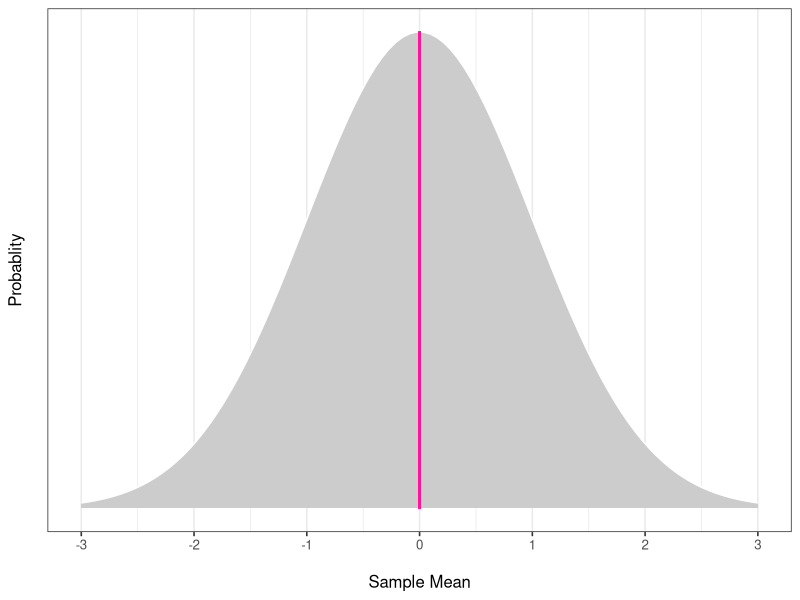
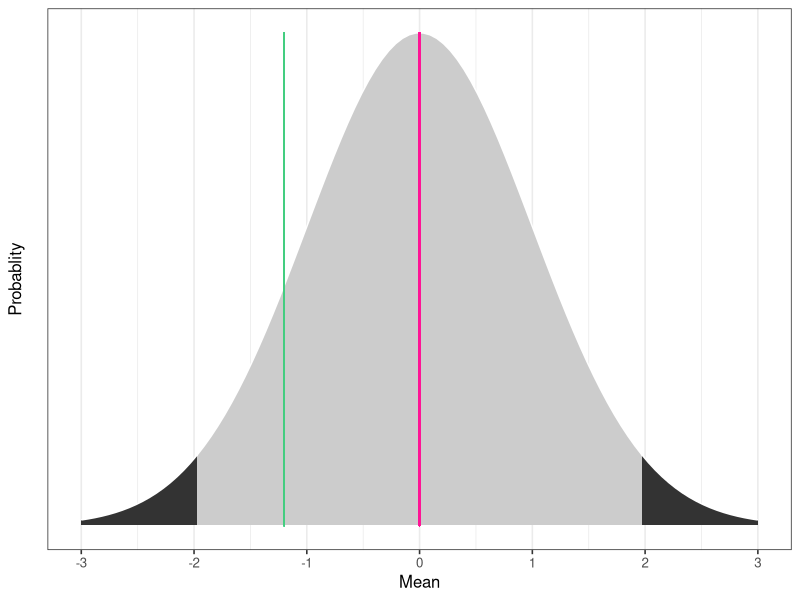
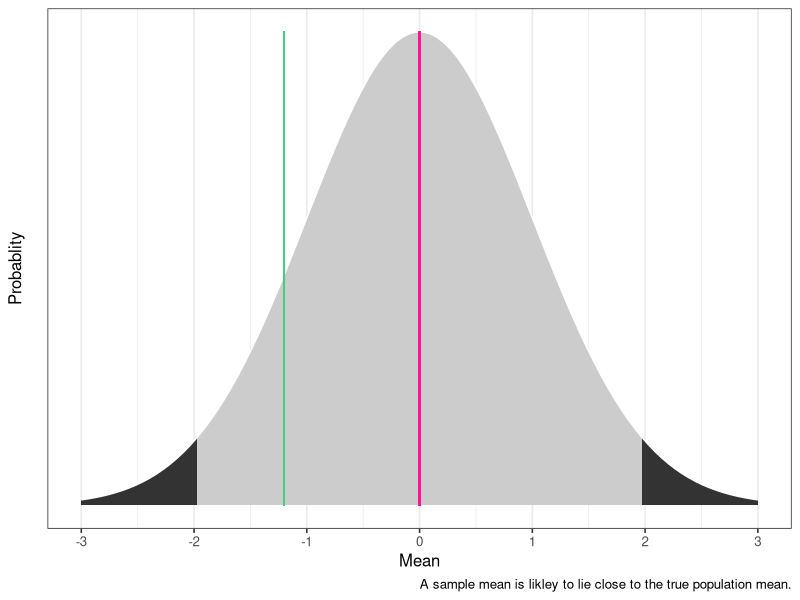

These charts were generated, in order, by the following R code:
library(ggplot2)
library(ggthemes)
library(ggrepel)
library(dplyr)


##############################
# Regular normal distrubtion #
##############################

norm_data <-
  data_frame(
    x = seq(-3, 3, length.out = 100),
    y = dnorm(x)
  ) 

ggplot(norm_data) +
  aes(x = x, y = y) +
  geom_density(stat = 'identity', fill = 'grey80', colour = 'white') +
  geom_segment(aes(x = 0, xend = 0,
                   y = 0, yend = 0.3987592),
                   colour = 'deeppink',
                   lineend = 'round') +
  scale_x_continuous(breaks = -3:3) +
  scale_y_continuous(breaks = NULL) +
  labs(x = '\nSample Mean', y = 'Probablity\n') +
  theme_bw(base_size = 12) 

#######################
# Confience Intervals #
#######################


ggplot(norm_data) +
  aes(x = x, y = y) +
  geom_density(stat = 'identity', fill = 'grey80', colour = 'white') +
  geom_density(data = filter(norm_data, x < -1.96),
               stat = 'identity', fill = 'grey20', colour = 'white') +
  geom_density(data = filter(norm_data, x > 1.96),
               stat = 'identity', fill = 'grey20', colour = 'white') +
  geom_segment(aes(x = 0, xend = 0,
                   y = 0, yend = 0.3987592),
               colour = 'deeppink',
               lineend = 'round') +
  geom_segment(aes(x = -1.2, xend = -1.2,
                   y = 0, yend = 0.3987592),
               colour = 'seagreen3',
               lineend = 'round') +
  scale_x_continuous(breaks = -3:3) +
  scale_y_continuous(breaks = NULL) +
  labs(x = 'Mean', y = 'Probablity\n') +
  theme_bw(base_size = 12) 


norm_data <-
  data_frame(
    x = seq(-3, 3, length.out = 100),
    y = dnorm(x)
  ) 


ggplot(norm_data) +
  aes(x = x, y = y) +
  geom_density(stat = 'identity', fill = 'grey80', colour = 'white') +
  geom_density(data = filter(norm_data, x < -1.96),
               stat = 'identity', fill = 'grey20', colour = 'white') +
  geom_density(data = filter(norm_data, x > 1.96),
               stat = 'identity', fill = 'grey20', colour = 'white') +
  geom_segment(aes(x = 0, xend = 0,
                   y = 0, yend = 0.3987592),
               colour = 'deeppink',
               lineend = 'round') +
  geom_segment(aes(x = -1.2, xend = -1.2,
                   y = 0, yend = 0.3987592),
               colour = 'seagreen3',
               lineend = 'round') +
  scale_x_continuous(breaks = -3:3) +
  scale_y_continuous(breaks = NULL) +
  labs(x = 'Mean', y = 'Probablity\n',
       caption = 'A sample mean is likley to lie close to the true population mean.') +
  theme_bw(base_size = 12) 

